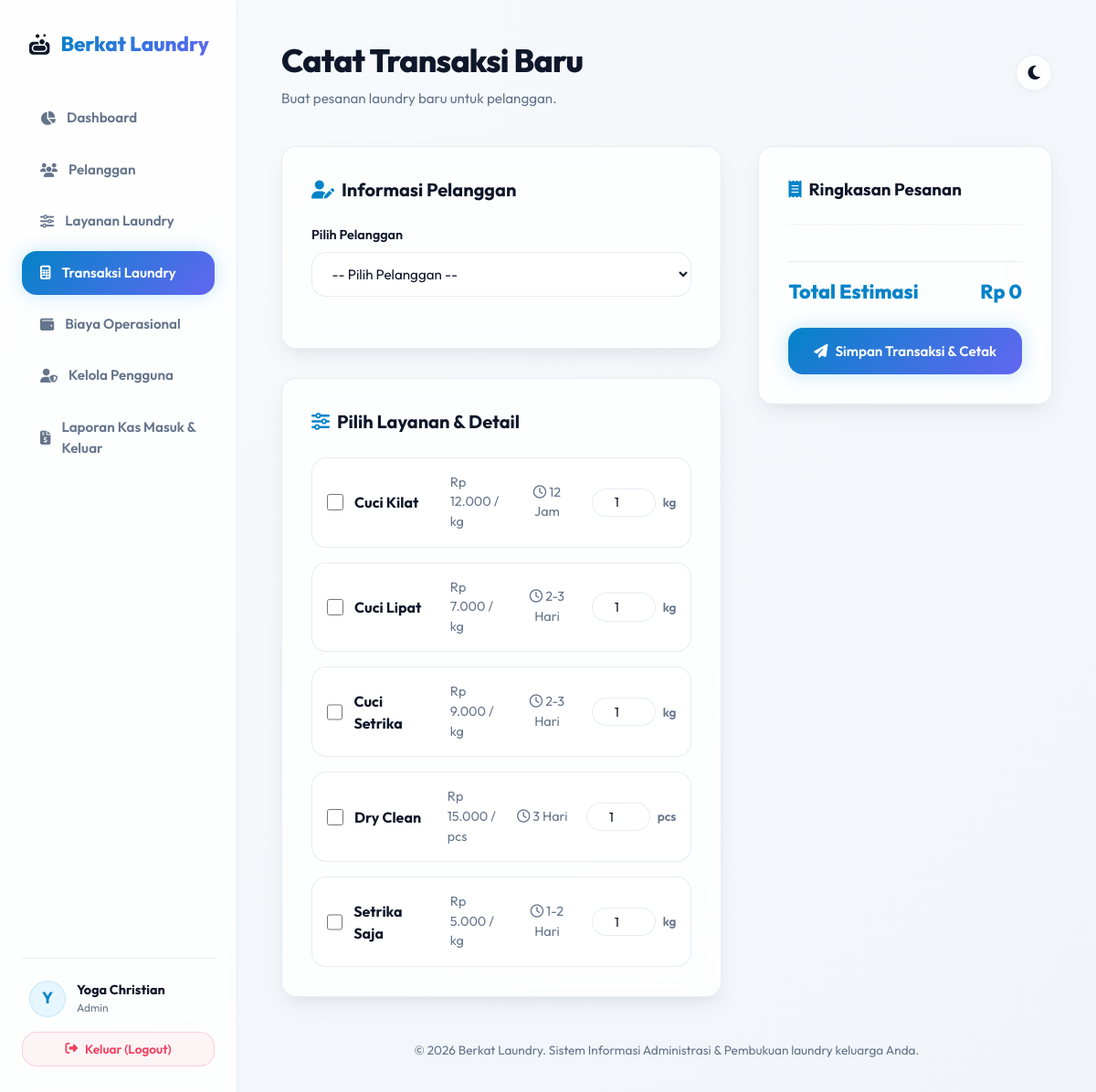
/transaksi-tambah.php (signed in), run on the app's committed database.
### tables this page shows
CREATE TABLE IF NOT EXISTS `layanan` (
    `id` INT AUTO_INCREMENT PRIMARY KEY,
    `nama_layanan` VARCHAR(100) NOT NULL,
    `harga` INT NOT NULL,
    `tipe_hitung` VARCHAR(20) NOT NULL,  
    `estimasi` VARCHAR(50) NOT NULL,  
    `status` ENUM('aktif', 'nonaktif') DEFAULT 'aktif'
);

### transaksi-tambah.php (the view, shortened to what this page needs)
<?php
require_once 'config/database.php';
require_once 'includes/header.php';
try {
    $stmt = $pdo->query("SELECT * FROM pelanggan ORDER BY nama ASC");
    $customers = $stmt->fetchAll();
    $stmt = $pdo->query("SELECT * FROM layanan WHERE status = 'aktif' ORDER BY nama_layanan ASC");
    $services = $stmt->fetchAll();
} catch (PDOException $e) {
    $error = 'Gagal memuat data formulir: ' . $e->getMessage();
    $customers = [];
    $services = [];
}
?>
<?php if (count($customers) === 0): ?>
    <div class="glass-panel" style="padding: 2.5rem; text-align: center;">
        <i class="fa-solid fa-users-slash" style="font-size: 3rem; color: var(--text-muted); margin-bottom: 1rem;"></i>
        <h3>Belum Ada Data Pelanggan</h3>
        <p style="color: var(--text-muted); margin: 0.5rem 0 1.5rem 0;">Anda harus menambahkan pelanggan terlebih dahulu sebelum dapat mencatat transaksi laundry.</p>
        <a href="pelanggan.php?action=tambah" class="btn btn-primary">
            <i class="fa-solid fa-user-plus"></i> Tambah Pelanggan Pertama
        </a>
    </div>
<?php else: ?>
    <form action="transaksi-tambah.php" method="POST" id="transaction-form">
        <div class="transaction-grid">
            <div style="display: flex; flex-direction: column; gap: 2rem;">
                <div class="glass-panel" style="padding: 2rem;">
                    <h3 style="font-size: 1.25rem; font-weight: 700; margin-bottom: 1.5rem;"><i class="fa-solid fa-user-edit" style="color:var(--primary); margin-right: 0.5rem;"></i>Informasi Pelanggan</h3>
                    <div class="form-group">
                        <label for="id_pelanggan">Pilih Pelanggan</label>
                        <select name="id_pelanggan" id="id_pelanggan" class="form-control" required>
                            <option value="">-- Pilih Pelanggan --</option>
                        </select>
                    </div>
                </div>
                <div class="glass-panel" style="padding: 2rem;">
                    <h3 style="font-size: 1.25rem; font-weight: 700; margin-bottom: 1.5rem;"><i class="fa-solid fa-sliders" style="color:var(--primary); margin-right: 0.5rem;"></i>Pilih Layanan & Detail</h3>
                    <div class="service-selection-list">
                        <?php if (count($services) === 0): ?>
                            <p style="color: var(--text-muted); text-align: center; padding: 1rem;">Tidak ada layanan laundry aktif yang tersedia.</p>
                        <?php else: ?>
                            <?php foreach ($services as $s): ?>
                                <div class="service-item-row">
                                    <div style="display: flex; align-items: center; gap: 0.75rem;">
                                        <input type="checkbox" name="services[]" value="<?php echo $s['id']; ?>"
                                               class="service-check-input" id="service-<?php echo $s['id']; ?>"
                                               data-price="<?php echo $s['harga']; ?>"
                                               data-name="<?php echo htmlspecialchars($s['nama_layanan']); ?>"
                                               data-unit="<?php echo htmlspecialchars($s['tipe_hitung']); ?>"
                                               style="width: 18px; height: 18px; cursor: pointer;">
                                        <label for="service-<?php echo $s['id']; ?>" style="cursor: pointer; font-weight: 700; margin-bottom: 0;">
                                            <?php echo htmlspecialchars($s['nama_layanan']); ?>
                                        </label>
                                    </div>
                                    <div style="color: var(--text-muted); font-size: 0.9rem;">
                                        Rp <?php echo number_format($s['harga'], 0, ',', '.'); ?> / <?php echo htmlspecialchars($s['tipe_hitung']); ?>
                                    </div>
                                    <div style="color: var(--text-muted); font-size: 0.9rem; text-align: center;">
                                        <i class="fa-regular fa-clock"></i> <?php echo htmlspecialchars($s['estimasi']); ?>
                                    </div>
                                    <div style="display: flex; align-items: center; gap: 0.5rem; justify-content: flex-end;">
                                        <input type="number" name="qty[<?php echo $s['id']; ?>]" value="1" min="0.1" step="0.1"
                                               class="form-control service-qty-input" style="width: 70px; padding: 0.35rem; font-size: 0.9rem; text-align: center;"
                                               disabled>
                                        <span style="font-weight: 600; font-size: 0.85rem; color: var(--text-muted);"><?php echo htmlspecialchars($s['tipe_hitung']); ?></span>
                                    </div>
                                </div>
                            <?php endforeach; ?>
                        <?php endif; ?>
                    </div>
                </div>
            </div>
            <div>
                <div class="glass-panel order-summary-card">
                    <h3 class="summary-title"><i class="fa-solid fa-receipt" style="color:var(--primary); margin-right:0.5rem;"></i>Ringkasan Pesanan</h3>
                    <div class="order-summary-list" id="summary-items-list">
                    </div>
                    <div class="order-summary-item total">
                        <span class="label">Total Estimasi</span>
                        <span class="val" id="summary-total-price">Rp 0</span>
                    </div>
                    <button type="submit" class="btn btn-primary" style="width: 100%; justify-content: center; padding: 1rem; margin-top: 1.5rem;">
                        <i class="fa-solid fa-paper-plane"></i> Simpan Transaksi & Cetak
                    </button>
                </div>
            </div>
        </div>
    </form>
<?php endif; ?>
<?php
require_once 'includes/footer.php';
?>

### assets/css/style.css (style rules this page uses)
:root { --primary-hue: 201; --primary-sat: 96%; --primary-light: 40%; --primary: hsl(var(--primary-hue), var(--primary-sat), var(--primary-light)); --primary-hover: hsl(var(--primary-hue), var(--primary-sat), calc(var(--primary-light) - 8%)); --primary-soft: hsl(var(--primary-hue), var(--primary-sat), 95%); --secondary: #6366f1; --secondary-hover: #4f46e5; --accent: #f43f5e; --success: #10b981; --warning: #f59e0b; --info: #0ea5e9; --bg-app: radial-gradient(circle at top left, #f8fafc, #f1f5f9); --bg-card: rgba(255, 255, 255, 0.8); --bg-card-hover: rgba(255, 255, 255, 0.95); --border-color: rgba(226, 232, 240, 0.8); --text-main: #0f172a; --text-muted: #64748b; --text-inverse: #ffffff; --shadow-sm: 0 2px 8px -2px rgba(15, 23, 42, 0.05); --shadow-md: 0 10px 25px -5px rgba(15, 23, 42, 0.08), 0 8px 16px -6px rgba(15, 23, 42, 0.04); --shadow-lg: 0 20px 40px -15px rgba(15, 23, 42, 0.12); --shadow-glow: 0 0 20px 0 rgba(14, 165, 233, 0.25); --radius-sm: 8px; --radius-md: 16px; --radius-lg: 24px; --radius-full: 9999px; --blur: blur(16px); --transition-fast: 0.2s cubic-bezier(0.4, 0, 0.2, 1); --transition-normal: 0.3s cubic-bezier(0.4, 0, 0.2, 1); }
* { box-sizing: border-box; margin: 0; padding: 0; }
body { font-family: 'Outfit', -apple-system, BlinkMacSystemFont, "Segoe UI", Roboto, sans-serif; background: var(--bg-app); color: var(--text-main); min-height: 100vh; line-height: 1.5; transition: background var(--transition-normal), color var(--transition-normal); overflow-x: hidden; }
.glass-panel { background: var(--bg-card); backdrop-filter: var(--blur); -webkit-backdrop-filter: var(--blur); border: 1px solid var(--border-color); border-radius: var(--radius-md); box-shadow: var(--shadow-md); transition: transform var(--transition-fast), box-shadow var(--transition-fast), background var(--transition-normal), border var(--transition-normal); }
.form-group { margin-bottom: 1.5rem; }
.form-group label { display: block; font-weight: 600; font-size: 0.9rem; margin-bottom: 0.5rem; }
.form-control { width: 100%; padding: 0.8rem 1.1rem; font-family: inherit; font-size: 0.95rem; color: var(--text-main); background: var(--bg-card); border: 1px solid var(--border-color); border-radius: var(--radius-md); outline: none; transition: all var(--transition-fast); }
select.form-control { cursor: pointer; }
.btn { display: inline-flex; align-items: center; gap: 0.5rem; padding: 0.75rem 1.5rem; font-size: 0.95rem; font-weight: 600; border-radius: var(--radius-md); cursor: pointer; transition: all var(--transition-fast); border: none; text-decoration: none; font-family: inherit; }
.btn-primary { background: linear-gradient(135deg, var(--primary), var(--secondary)); color: #fff; box-shadow: var(--shadow-glow); }
.transaction-grid { display: grid; grid-template-columns: 1.2fr 0.8fr; gap: 2.5rem; }
.service-selection-list { display: flex; flex-direction: column; gap: 1rem; }
.service-item-row { display: grid; grid-template-columns: 2fr 1fr 1fr 1fr; gap: 1.25rem; align-items: center; padding: 1rem; border: 1px solid var(--border-color); border-radius: var(--radius-md); background: var(--bg-card); }
.order-summary-card { position: sticky; top: 2.5rem; padding: 2rem; }
.order-summary-list { display: flex; flex-direction: column; gap: 1rem; margin: 1.5rem 0; border-top: 1px dashed var(--border-color); padding-top: 1rem; }
.order-summary-item { display: flex; justify-content: space-between; font-size: 0.95rem; }
.order-summary-item.total { font-size: 1.35rem; font-weight: 800; border-top: 1px solid var(--border-color); padding-top: 1rem; color: var(--primary); }

### data on the page
layanan: nama_layanan "Cuci Kilat", harga "12.000", tipe_hitung "kg", estimasi "12 Jam"
layanan: nama_layanan "Cuci Lipat", harga "7.000", tipe_hitung "kg", estimasi "2-3 Hari", id "1"
layanan: nama_layanan "Cuci Setrika", harga "9.000", tipe_hitung "kg", estimasi "2-3 Hari"
layanan: nama_layanan "Dry Clean", harga "15.000", tipe_hitung "pcs", estimasi "3 Hari"
layanan: nama_layanan "Setrika Saja", harga "5.000", tipe_hitung "kg", estimasi "1-2 Hari"

### other printed values
substr($user_name, 0, 1) "Y"
$user_name "Yoga Christian"
$user_role "Admin"
$page_title "Catat Transaksi Baru"
$page_subtitle "Buat pesanan laundry baru untuk pelanggan."
